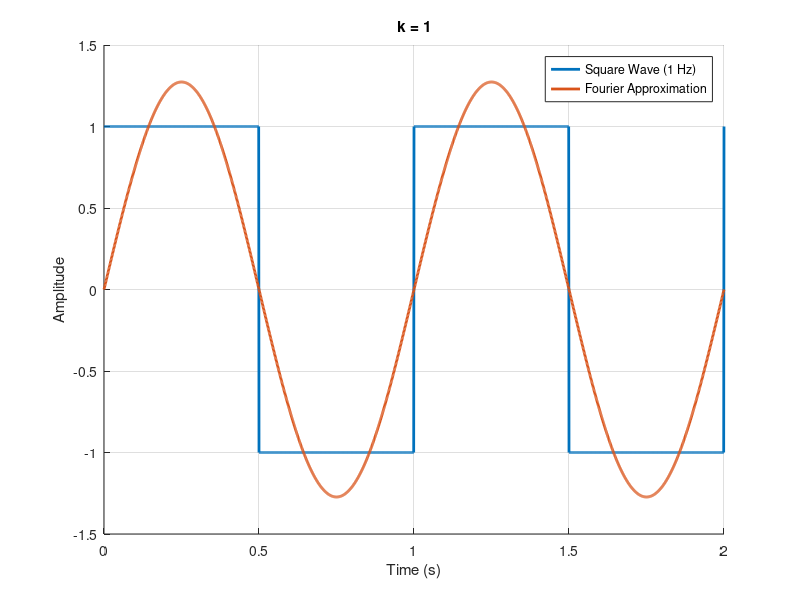
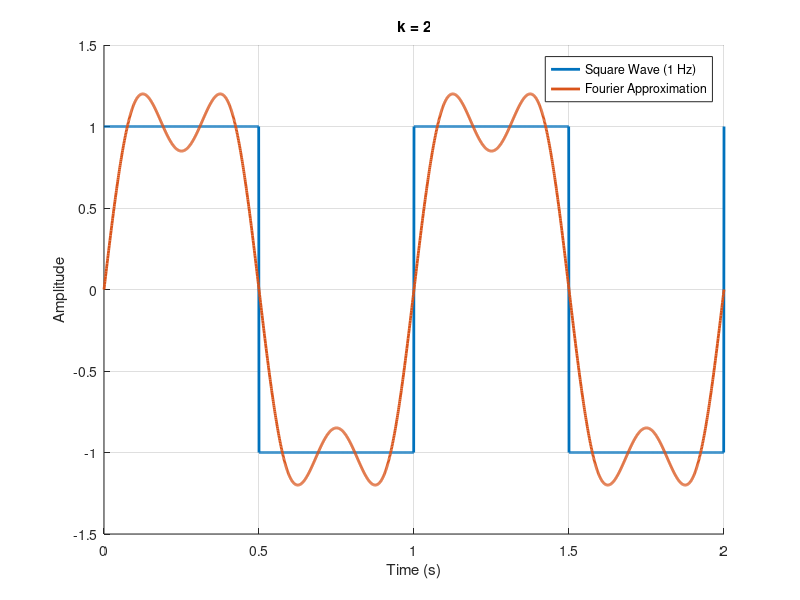
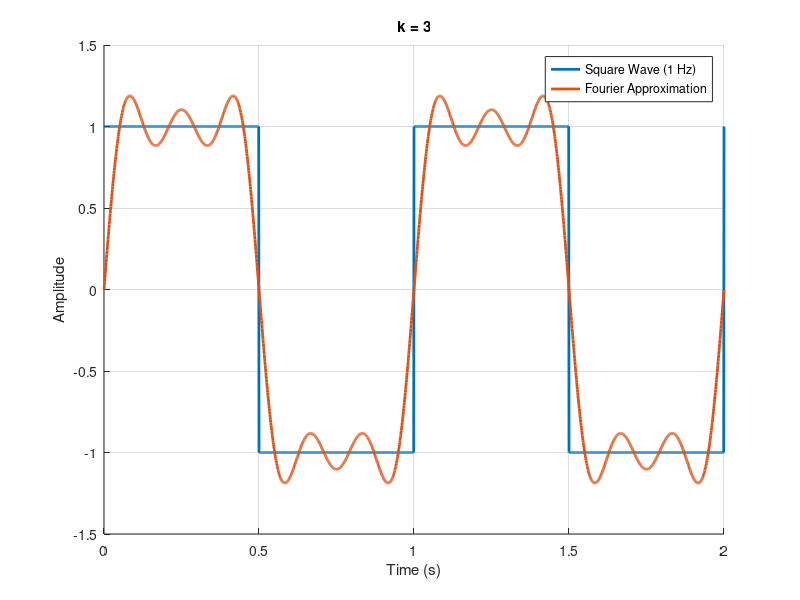
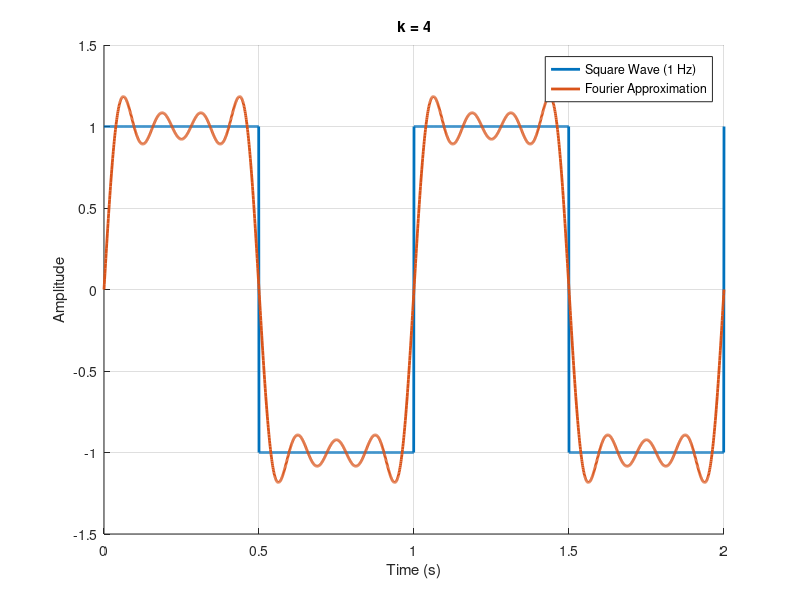

The MATLAB source for these figures, in order: (Note: this script raises an error after producing the figures.)
%% Define waveform properties
f = 1;          % Frequency (Hz)
t = 0:.001:2;   % Eval time (s)
Y_Fourier = zeros(size(t)); % Preallocate
 
%% Generate the frames
for k = 1:20;
    Y_Fourier = (4/pi)*sin(2*pi*(2*k-1)*f*t)/(2*k-1) + Y_Fourier;
    if k == 1
        % Only create the plot for 1st iteration, update wave for
        % subsequent
        figure();
        hold('on'); grid('on');
        ylim([-1.5 1.5]);
        set(gca, 'xtick', 0:0.5:2);
        h1 = plot(t, square(t*2*pi), 'LineWidth', 2);
        h2 = plot(t,Y_Fourier, 'LineWidth', 2);
        legend('Square Wave (1 Hz)', 'Fourier Approximation');
        xlabel('Time (s)');
        ylabel('Amplitude');
    else
        % Update y data
        set(h2, 'ydata', Y_Fourier)
    end
    title(['k = ' num2str(k)]);
    % Save as png with a resolution of 150 pixels per inch
    print(['Frame ' num2str(k)], '-dpng', '-r150');
end
 
%% Now time to generate the animated gif
GifName = 'SquareWaveAnimation.gif';
delay = 0.5;    % Delay between frames (s)
for ii = 1:20
    [A, ~] = imread(['Frame ' num2str(ii) '.png']);
    [X, map] = rgb2ind(A, 256);
    if ii == 1
        imwrite(X, map, GifName, 'gif', 'LoopCount', inf, 'DelayTime', delay)
    else
        imwrite(X, map, GifName, 'gif', 'WriteMode', 'append', 'DelayTime', delay)
    end
end